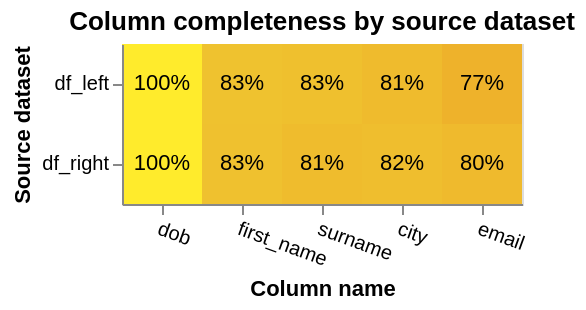

Notebook code cell kept with this figure:
### Markdown cell above
## Profiling the data
You should understand the data you're working with, so lets take a look at the datasets we have.

We'll look at the amount of **Missingness** (NULL values) per column, per dataset:
* High missingness might mean that a certain piece of information is less useful in identifying matches as we often treat NULL values as neutral (neither negative nor positive) in determining the overall score when comparing records.

We'll also look at distributions of values within the columns, specifically looking at **Cardinality** and **Skew**:

* High cardinality (e.g. DOB) is beneficial, as it is less likely that non-matches randomly share a value. Low cardinality (e.g. Sex) is less useful.
* Skew of the values within a field can also affect the information gained. For example `city` has a high skew towards the value "London", and so observing this value has less informative power than other cities.

### Code cell
completeness_chart(
    [df_l, df_r],
    cols=["first_name", "surname", "dob", "city", "email"],
    db_api=my_db_api,
    table_names_for_chart=["df_left", "df_right"],
)

### Figure 1 — Vega-Lite specification as saved in the notebook (floating-point values rounded to 4 significant figures)
{"config": {"view": {"continuousWidth": 400, "continuousHeight": 300}}, "layer": [{"mark": "rect", "encoding": {"color": {"field": "completeness", "legend": null, "scale": {"scheme": "darkred", "zero": true}, "type": "quantitative"}, "tooltip": [{"field": "source_dataset", "title": "Source dataset", "type": "nominal"}, {"field": "total_rows_inc_nulls", "format": ",", "title": "# of records", "type": "quantitative"}, {"field": "column_name", "title": "Column name", "type": "nominal"}, {"field": "total_null_rows", "format": ",", "title": "# of nulls", "type": "quantitative"}, {"field": "completeness", "format": ".1%", "type": "quantitative"}], "x": {"axis": {"labelAngle": 20}, "field": "column_name", "sort": {"field": "mean_comp", "order": "descending"}, "title": "Column name", "type": "nominal"}, "y": {"field": "source_dataset", "title": "Source dataset", "type": "nominal"}}, "title": "Column completeness by source dataset", "transform": [{"joinaggregate": [{"op": "mean", "field": "completeness", "as": "mean_comp"}], "groupby": ["column_name"]}]}, {"mark": {"type": "text"}, "encoding": {"color": {"condition": {"test": "datum['completeness'] < 0.5", "value": "white"}, "value": "black"}, "text": {"field": "completeness", "format": ".0%", "type": "quantitative"}, "x": {"axis": {"labelAngle": 0}, "field": "column_name", "sort": {"field": "mean_comp", "order": "descending"}, "type": "nominal"}, "y": {"field": "source_dataset", "type": "nominal"}}, "transform": [{"joinaggregate": [{"op": "mean", "field": "completeness", "as": "mean_comp"}], "groupby": ["column_name"]}]}], "data": {"name": "data-b13796f56f07cb262d9d5db3716de03f"}, "height": {"step": 40}, "width": {"step": 40}, "$schema": "https://vega.github.io/schema/vega-lite/v5.9.3.json", "datasets": {"data-b13796f56f07cb262d9d5db3716de03f": [{"source_dataset": "df_right", "column_name": "city", "total_null_rows": 91, "total_rows_inc_nulls": 500, "completeness": 0.818}, {"source_dataset": "df_right", "column_name": "surname", "total_null_rows": 94, "total_rows_inc_nulls": 500, "completeness": 0.812}, {"source_dataset": "df_left", "column_name": "email", "total_null_rows": 113, "total_rows_inc_nulls": 500, "completeness": 0.774}, {"source_dataset": "df_right", "column_name": "dob", "total_null_rows": 0, "total_rows_inc_nulls": 500, "completeness": 1.0}, {"source_dataset": "df_left", "column_name": "first_name", "total_null_rows": 84, "total_rows_inc_nulls": 500, "completeness": 0.832}, {"source_dataset": "df_left", "column_name": "city", "total_null_rows": 96, "total_rows_inc_nulls": 500, "completeness": 0.808}, {"source_dataset": "df_left", "column_name": "surname", "total_null_rows": 87, "total_rows_inc_nulls": 500, "completeness": 0.826}, {"source_dataset": "df_right", "column_name": "email", "total_null_rows": 98, "total_rows_inc_nulls": 500, "completeness": 0.804}, {"source_dataset": "df_left", "column_name": "dob", "total_null_rows": 0, "total_rows_inc_nulls": 500, "completeness": 1.0}, {"source_dataset": "df_right", "column_name": "first_name", "total_null_rows": 85, "total_rows_inc_nulls": 500, "completeness": 0.83}]}}
